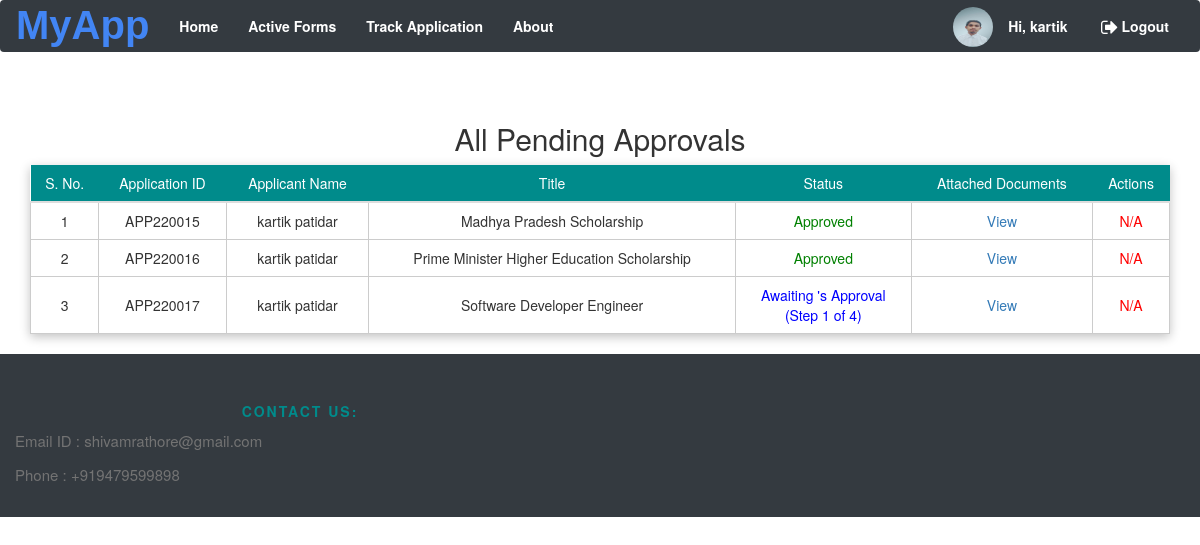
Screenshot of /content/pending_approvals/ (signed in) with the database file from the repository.
### accounts/models.py (models this page shows, shortened)
class CustomUser(AbstractBaseUser, PermissionsMixin):
    GENDERS = (('M', 'Male'), ('F', 'Female'))
    ROLE_CHOICES = (
        ('Teacher', 'Teacher'),
        ('Faculty Advisor', 'Faculty Advisor'),
        ('Dean', 'Dean'),
        ('Head of department', 'Head of department'),
        ('Director', 'Director'),
        ('Admin', 'Admin'),
    )
    username = models.CharField(max_length=50, unique=True)
    email = models.EmailField(unique=True)
    first_name = models.CharField(max_length=100, blank=True)
    last_name = models.CharField(max_length=100, blank=True)
    mobile = models.CharField(max_length=10,
                              validators=[RegexValidator(regex=r'[0-9]{10}', message='Invalid Mobile Number')],
                              blank=True)
    role = models.CharField(max_length=50, choices=ROLE_CHOICES, default='S')
    gender = models.CharField(max_length=1, choices=GENDERS, default='M')
    registration_number = models.CharField('Registration number', max_length=7, unique=True,
                                           validators=[RegexValidator(regex=r'[a-zA-Z]{2}[0-9]{5}',
                                            message='Invalid Registration Number')], blank=True, null=True)
    department = models.ForeignKey('Department', verbose_name="Department", on_delete=models.CASCADE, blank=True, null=True)
    admin = models.CharField(max_length=1, default='N')
    password = models.CharField('password', max_length=128, validators=[validate_password])
    is_student = models.BooleanField(default=True, verbose_name='Student')
    is_active = models.BooleanField(default=True, verbose_name='Active',
                                    help_text='Designates whether this user should be treated as active. '
                                              'Unselect this instead of deleting accounts.')
    is_admin = models.BooleanField(default=False, verbose_name='Staff status',
                                   help_text='Designates whether the user can log into this admin site.')
    image = models.ImageField(default='download.jpg', upload_to='profile/')
    USERNAME_FIELD = 'username'
    EMAIL_FIELD = 'email'
    objects = CustomUserManager()

### content/models.py (models this page shows, shortened)
class Application(models.Model):
    app_id = models.CharField(max_length=20, primary_key=True)
    request = models.ForeignKey(Scholarship, verbose_name="Request", on_delete=models.CASCADE,default=1)
    applicant = models.ForeignKey(CustomUser, verbose_name="Applicant", on_delete=models.CASCADE,default=1)
    category = models.CharField(max_length=300, default="")
    title = models.CharField(max_length=300, default="")
    department = models.ForeignKey('accounts.Department', verbose_name="Department", on_delete=models.CASCADE, blank=True,
                                   null=True)
    attached_pdf = models.FileField(upload_to='documents/',null=True, blank=True, default=None)
    current_authority = models.IntegerField(max_length=300, default="")
    current_step = models.IntegerField(default="0")
    max_step = models.IntegerField(default="1")
    is_approved = models.BooleanField(default=False)
    is_rejected = models.BooleanField(default=False)

### content/views.py (the view)
# urls.py: path('pending_approvals/', views.Show_Pending_Approvals, name='Show_Pending_Approvals'),
@csrf_exempt
@login_required_message(message="You should be logged in, in order to perform this")
@login_required(login_url="/login/")
def Show_Pending_Approvals(request):
    applications = Application.objects.all()
    departments = Department.objects.all()
    response = {}
    response['applications'] = applications
    response['departments'] = departments
    designations = {'Teacher', 'Faculty Advisor', 'Dean', 'Head of Department', 'Director'}
    response['designations'] = designations
    return render(request, 'content/show_pending_approvals.html', response)

### templates/content/show_pending_approvals.html (shortened to what this page needs)
{% extends 'base.html' %}
{% load static %}
{% block content3 %}"../media/{{ user.image }}"{% endblock content3 %}
{% block content %}
    <head>
    </head>
    <body>
    <div class="row main_header" style="text-align: center">
        <h2>All Pending Approvals</h2>
    </div>
    <div class="container" >
        <div>
            <table class="table table-striped dt-responsive table-responsive-md" id="display_table">
                <thead class="thead-dark">
                <tr>
                    <th scope="col">S. No.</th>
                    <th scope="col">Application ID</th>
                    <th scope="col">Applicant Name</th>
                    <th scope="col">Title</th>
                    <th scope="col">Status</th>
                    <th scope="col">Attached Documents</th>
                    <th scope="col">Actions</th>
                </tr>
                </thead>
                <tbody>
                {% for i in applications %}
                    <tr>
                        <td style="vertical-align:middle">{{ forloop.counter }}</td>
                        <td style="vertical-align:middle; ">{{ i.app_id}}</td>
                        <td style="vertical-align:middle">{{ i.applicant.first_name }} {{ i.applicant.last_name }}</td>
                        <td style="vertical-align:middle">{{ i.title }}</td>
                        {% if i.is_approved %}
                            <td style="vertical-align:middle;color:green">Approved</td>
                        {% elif i.is_rejected %}
                            <td style="vertical-align:middle;color:red">Rejected</td>
                        {% else %}
                            <td style="vertical-align:middle;color:blue">Awaiting {{ i.current_authority.first_name }}'s Approval<br>
                                            (Step {{ i.current_step }} of {{ i.max_step }})
                            </td>
                        {% endif %}
                        <td style="vertical-align:middle"><a href="../../media/{{ i.attached_pdf }}">View</a></td>
                        {% if user.is_authenticated and user.id == i.current_authority and not i.is_approved and not i.is_rejected%}
                            <td scope="col">
                                <a id="{{ i.app_id }}" class="btn btn-success"data-toggle="modal" data-target="#myModal"
                                       onclick="return approveButtonClicked(this.id)">Approve</a>
                                <a id="{{ i.app_id }}1" class="btn btn-danger"data-toggle="modal" data-target="#myModal2"
                                       onclick="return rejectButtonClicked(this.id)">Reject</a>
                            </td>
                        {% else %}
                            <td style="vertical-align:middle;color:red">N/A</td>
                        {% endif %}
                    </tr>
                {% endfor %}
                </tbody>
            </table>
        </div>
    </div>
    </body>
{% endblock content %}

### templates/base.html (shortened to what this page needs)
{% load static %}
<!DOCTYPE html>
<html>
<head>
    {% block head_css %}
        {% block head_css_site %}
            <link rel="stylesheet" href="{% static 'css/style.css' %}">
            <link rel="stylesheet" href="https://maxcdn.bootstrapcdn.com/bootstrap/3.4.1/css/bootstrap.min.css">
            <link rel="stylesheet" href="https://maxcdn.bootstrapcdn.com/font-awesome/4.5.0/css/font-awesome.min.css">
        {% endblock head_css_site %}
    {% endblock head_css %}
</head>
<body style="background-image: url("{% static "images/bg1.jpg" %}")>
<header>
    <nav style="margin-bottom: 50px; background-color:#343a40;font-size: 14px;z-index: 1000;"
         class="navbar  ">
        {%  if not user.is_authenticated %}
        <div class="container-fluid">
            <a id="nitadda" href="#" class="navbar-brand faa-pulse faa-slow animated" data-toggle="popover"
               data-trigger="focus" data-html="true" data-placement="bottom">
                <i class="fa fa-lg"><strong><span style="font-family: 'Product Sans',sans-serif;font-size:40px;"><span
                        class="g-blue">M</span><span
                        class="g-blue">y</span><span
                        class="g-blue">A</span><span
                        class="g-blue">p</span><span
                        class="g-blue">p</span></span></strong></i>
            </a>
            <div id="navbar1" class="navbar-collapse collapse">
                <ul id="mynav" class="nav navbar-nav">
                    <li class="active" {% if request.path == '/' %}style="background: #ffd13d"{% endif %}>
                        <a class="faa-parent animated-hover" href="/"
                            {% if request.path == '/' %}style="color: #146471;"{% endif %}>
                            Home
                        </a>
                    </li>
                    <li class="active" {% if request.path == '/content/about' %}style="background: #ffd13d"{% endif %}>
                        <a class="faa-parent animated-hover" href="/content/about"
                            {% if request.path == '/content/about' %}style="color: #146471;"{% endif %}>
                            About
                        </a>
                    </li>
                </ul>
                <ul id="rightnav" class="nav navbar-nav navbar-right">
                    <li {% if request.path == '/login/' %}style="background: #ffd13d"{% endif %}>
                        <a class="faa-parent animated-hover" href="/login">
                            <i class="fa fa-fw fa-lg fa-sign-in faa-tada faa-fast"></i>Login
                        </a>
                    </li>
                </ul>
            </div>
        </div>
        {% else %}
        {% if request.user.is_student %}
            <div class="container-fluid">
            <a id="nitadda" href="#" class="navbar-brand faa-pulse faa-slow animated" data-toggle="popover"
               data-trigger="focus" data-html="true" data-placement="bottom">
                <i class="fa fa-lg"><strong><span style="font-family: 'Product Sans',sans-serif;font-size:40px;"><span
                        class="g-blue">M</span><span
                        class="g-blue">y</span><span
                        class="g-blue">A</span><span
                        class="g-blue">p</span><span
                        class="g-blue">p</span></span></strong></i>
            </a>
            <div id="navbar1" class="navbar-collapse collapse">
                <ul id="mynav" class="nav navbar-nav">
                    <li class="active" {% if request.path == '/' %}style="background: #ffd13d"{% endif %}>
                        <a class="faa-parent animated-hover" href="/"
                            {% if request.path == '/' %}style="color: #146471;"{% endif %}>
                            Home
                        </a>
                    </li>
                    <li class="active" {% if request.path == '/content/scholarships/' %}style="background: #ffd13d"{% endif %}>
                        <a class="faa-parent animated-hover" href="/content/scholarships"
                            {% if request.path == '/content/scholarships/' %}style="color: #146471;"{% endif %}>
                            Active Forms
                        </a>
                    </li>
                    <li class="active" {% if request.path == '/track_application/' %}style="background: #ffd13d"{% endif %}>
                        <a class="faa-parent animated-hover" href="{% url 'content:Track_Application'%}"
                            {% if request.path == '/track_application/' %}style="color: #146471;"{% endif %}>
                            Track Application
                        </a>
                    </li>
                    <li class="active" {% if request.path == '/content/about' %}style="background: #ffd13d"{% endif %}>
                        <a class="faa-parent animated-hover" href="/content/about"
                            {% if request.path == '/content/about' %}style="color: #146471;"{% endif %}>
                            About
                        </a>
                    </li>
                </ul>
                <ul id="rightnav" class="nav navbar-nav navbar-right">
                    {% if user.is_authenticated %}
                        <li><img style="border-radius: 50%; float: right; margin-top: 6px"
                                 alt="Profile Picture"
                                 src={% block content3 %}"media/{{ user.image }}"{% endblock content3 %} height="40px"
                                 width="40px"></li>
                        <li {% if request.path == '/content/profile' %}style="background: #ffd13d"{% endif %}>
                            <a class="faa-parent animated-hover" href="/content/profile">
                                Hi, {{ request.user.first_name }}
                            </a>
                        </li>
                        <li>
                            <a class="faa-parent animated-hover" href="/logout">
                                <i class="fa fa-fw fa-lg fa-sign-out  faa-tada faa-fast"></i>Logout
                            </a>
                        </li>
                    {% else %}
                        <li {% if request.path == '/login/' %}style="background: #ffd13d"{% endif %}>
                            <a class="faa-parent animated-hover" href="/login">
                                <i class="fa fa-fw fa-lg fa-sign-in faa-tada faa-fast"></i>Login
                            </a>
                        </li>
                    {% endif %}
                </ul>
            </div>
        </div>
        {% endif %}
        {% endif %}
    </nav>
</header>
{% block content %}{% endblock content %}
<footer class="site-footer" style="background-color:#343a40;">
   <div class="container-fluid">
       <div class=" text-center row">
           <div class="col-sm-12 col-md-6">
                <h6 id="about">Contact Us:</h6>
                <p class="text-justify">Email ID : shivamrathore@gmail.com</p>
               <p class="text-justify">Phone : +919479599898</p>
           </div>
       </div>
   </div>
</footer>
</body>
</html>

### static/css/style.css (style rules this page uses)
a { cursor: pointer; }
body { background-color: #EFECE9; }
.navbar .nav > li > a, .dropdown-content > a { color: white; font-size: 14px; font-weight: bold; text-decoration: none; }
footer { background-color: #4CB96B; }
.site-footer { background-color: black; padding: 45px 0 20px; font-size: 15px; line-height: 24px; color: #737373; }
.site-footer h6 { color: darkcyan; font-weight: bold; font-size: 14px; text-transform: uppercase; margin-top: 5px; letter-spacing: 2px }
.table { box-shadow: 0px 3px 10px 0px rgb(194, 194, 194); }
.table thead, .table th { font-weight: normal; color: white; font-size: 14px; text-align: center; background: darkcyan; }
.table tbody tr td { background: white; border: 1px solid #ccc; font-size: 14px; text-align: center; vertical-align: middle; }
@media (min-width: 1200px) { .container { width: 1170px; } }
@media (min-width: 992px) { .container { width: 970px; } }
@media (min-width: 768px) { .container { width: 750px; } }
.container { padding-right: 15px; padding-left: 15px; margin-right: auto; margin-left: auto; }
.g-blue { color: #4285F4; }
.active { color: #146471; }
html, body { position: relative; margin: 0; padding: 0; }
body { background-color: #232323; }
body { background-color:#163a63; color:#163a63; }
h2 { color:#34ca78; }

### rows the page displays
CustomUser: image (picture), user.first_name "kartik"
Application: app_id "APP220015", applicant.first_name "kartik", applicant.last_name "patidar", title "Madhya Pradesh Scholarship", is_approved "Approved", current_authority "N/A"
Application: app_id "APP220016", applicant.first_name "kartik", applicant.last_name "patidar", title "Prime Minister Higher Education Scholarship", is_approved "Approved", current_authority "N/A"
Application: app_id "APP220017", applicant.first_name "kartik", applicant.last_name "patidar", title "Software Developer Engineer", current_step "1", max_step "4", current_authority "N/A"
